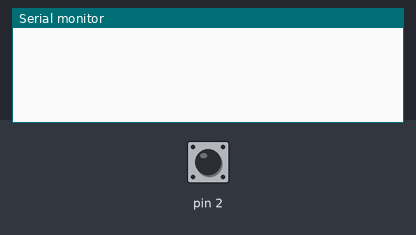
The sketch below on a simulated Arduino Uno, built with avr-gcc and run on an emulated ATmega328P. Parts: the last lines printed to the serial monitor. The inputs (shaded band) are chosen by the test bench; at power-on: pin 2 HIGH. EEPROM starts erased.

Above: at 1.2 s.
1.3 s: pin 2 driven LOW
At 1.8 s:
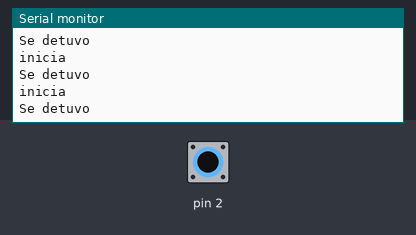
2.8 s: pin 2 pulsed HIGH 2 times (0.12 s each, 0.3 s apart)
6.4 s: pin 2 driven HIGH
At 7.8 s:
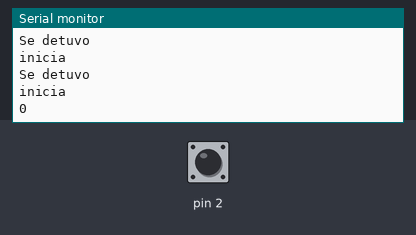
9.4 s: pin 2 driven LOW
At 9.9 s:
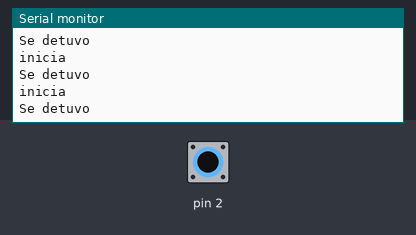

Measured:
- after the input at 1.3 s, the serial monitor: prints a new line at once (image 1)
- after the input at 6.4 s, the serial monitor: prints a new line after 1.0 s (image 2)

The sketch:

Clase10-Timer2.ino
```cpp
//Cuando se trabaja con timers los servos quedan inhabilitados
//Timer2

/*
MsTimer2::set(1000,rutina);
MsTimer2::start();
MsTimer2::stop();
MsTimer2::restart();
*/

//EEPROM
/*
EEPROM.write(dir,dato); dir-> posicion de la memoria
                        dato->  byte
EEPROM.read(dir);
EEPROM.update(dir,dato);
EEPROM.put(dir,dato);
EEPROM.get(dir,var);  var->variable de lectura
EEPROM.length();

*/

#include <MsTimer2.h>
#include <EEPROM.h>


int i=0,j=0;
void setup() {
Serial.begin(9600);
MsTimer2::set(1000,cont2);
//attachInterrupt(0,on,FALLING);
  attachInterrupt(0,eeprom,LOW);
  i=EEPROM.read(1);
/*
EEPROM.write(1,0);
Serial.println(EEPROM.read(1));
*/

//lectura y escritura de datos en EEPROM
/*
for(;i<EEPROM.length();i++){
  Serial.print(i);
  Serial.print(';');
  Serial.println(EEPROM.read(i));
  //BORRAR Datos en EEPROM
  //EEPROM.write(i,0);
  //Serial.println(EEPROM.read(i));
  }
*/
}

void loop() {
}
////////////////////////////TIMER2/////////////////////////
void cont2(){
i++;
EEPROM.update(1,i);
Serial.println(EEPROM.read(1));
}
////////////////////////////////////////////////////////////
/*
void on(){
j=1-j;
if(j==1){
  i=0;
  MsTimer2::stop();
}else{
  MsTimer2::start();
  }
}
*/
/////////////////////////////////////////////////////////////
////////////////////////EEPROM///////////////////////////////
void eeprom(){
  j=1-j;
if(j==1){
  Serial.println("Se detuvo");
  MsTimer2::stop();
  }else{
  Serial.println("inicia");
  MsTimer2::start();
  }


  }
```
